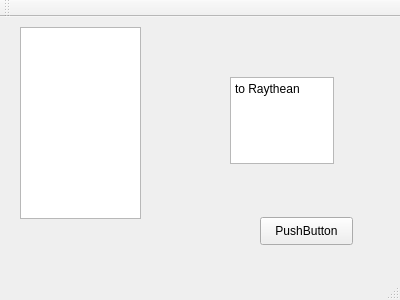
<?xml version="1.0" encoding="UTF-8"?>
<ui version="4.0">
 <class>MainWindow</class>
 <widget class="QMainWindow" name="MainWindow">
  <property name="geometry">
   <rect>
    <x>0</x>
    <y>0</y>
    <width>400</width>
    <height>300</height>
   </rect>
  </property>
  <property name="windowTitle">
   <string>MainWindow</string>
  </property>
  <widget class="QWidget" name="centralWidget">
   <widget class="QPushButton" name="pushButton">
    <property name="geometry">
     <rect>
      <x>260</x>
      <y>200</y>
      <width>93</width>
      <height>28</height>
     </rect>
    </property>
    <property name="text">
     <string>PushButton</string>
    </property>
   </widget>
   <widget class="QTextBrowser" name="textBrowser">
    <property name="geometry">
     <rect>
      <x>20</x>
      <y>10</y>
      <width>121</width>
      <height>192</height>
     </rect>
    </property>
   </widget>
   <widget class="QTextEdit" name="textEdit">
    <property name="geometry">
     <rect>
      <x>230</x>
      <y>60</y>
      <width>104</width>
      <height>87</height>
     </rect>
    </property>
    <property name="html">
     <string>&lt;!DOCTYPE HTML PUBLIC &quot;-//W3C//DTD HTML 4.0//EN&quot; &quot;http://www.w3.org/TR/REC-html40/strict.dtd&quot;&gt;
&lt;html&gt;&lt;head&gt;&lt;meta name=&quot;qrichtext&quot; content=&quot;1&quot; /&gt;&lt;style type=&quot;text/css&quot;&gt;
p, li { white-space: pre-wrap; }
&lt;/style&gt;&lt;/head&gt;&lt;body style=&quot; font-family:'SimSun'; font-size:9pt; font-weight:400; font-style:normal;&quot;&gt;
&lt;p style=&quot; margin-top:0px; margin-bottom:0px; margin-left:0px; margin-right:0px; -qt-block-indent:0; text-indent:0px;&quot;&gt;to Raythean&lt;/p&gt;&lt;/body&gt;&lt;/html&gt;</string>
    </property>
   </widget>
   <zorder>textBrowser</zorder>
   <zorder>pushButton</zorder>
   <zorder>textEdit</zorder>
  </widget>
  <widget class="QMenuBar" name="menuBar">
   <property name="geometry">
    <rect>
     <x>0</x>
     <y>0</y>
     <width>400</width>
     <height>26</height>
    </rect>
   </property>
  </widget>
  <widget class="QToolBar" name="mainToolBar">
   <attribute name="toolBarArea">
    <enum>TopToolBarArea</enum>
   </attribute>
   <attribute name="toolBarBreak">
    <bool>false</bool>
   </attribute>
  </widget>
  <widget class="QStatusBar" name="statusBar"/>
 </widget>
 <layoutdefault spacing="6" margin="11"/>
 <resources/>
 <connections/>
</ui>
